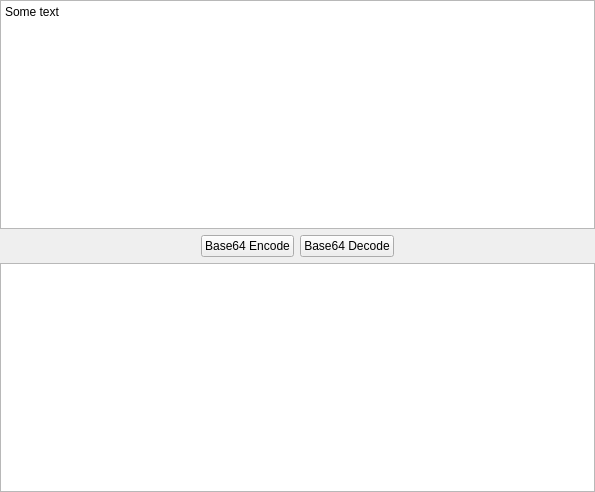
<?xml version="1.0" encoding="UTF-8"?>
<ui version="4.0">
 <class>Base64EncoderWidget</class>
 <widget class="QWidget" name="Base64EncoderWidget">
  <property name="geometry">
   <rect>
    <x>0</x>
    <y>0</y>
    <width>595</width>
    <height>492</height>
   </rect>
  </property>
  <property name="windowTitle">
   <string>Form</string>
  </property>
  <layout class="QVBoxLayout" name="verticalLayout">
   <property name="leftMargin">
    <number>0</number>
   </property>
   <property name="topMargin">
    <number>0</number>
   </property>
   <property name="rightMargin">
    <number>0</number>
   </property>
   <property name="bottomMargin">
    <number>0</number>
   </property>
   <item>
    <widget class="QPlainTextEdit" name="txt_source">
     <property name="plainText">
      <string>Some text</string>
     </property>
    </widget>
   </item>
   <item>
    <widget class="QFrame" name="frame">
     <property name="frameShape">
      <enum>QFrame::NoFrame</enum>
     </property>
     <property name="frameShadow">
      <enum>QFrame::Raised</enum>
     </property>
     <property name="lineWidth">
      <number>0</number>
     </property>
     <layout class="QHBoxLayout" name="horizontalLayout">
      <property name="leftMargin">
       <number>0</number>
      </property>
      <property name="topMargin">
       <number>0</number>
      </property>
      <property name="rightMargin">
       <number>0</number>
      </property>
      <property name="bottomMargin">
       <number>0</number>
      </property>
      <item>
       <spacer name="horizontalSpacer_2">
        <property name="orientation">
         <enum>Qt::Horizontal</enum>
        </property>
        <property name="sizeHint" stdset="0">
         <size>
          <width>40</width>
          <height>20</height>
         </size>
        </property>
       </spacer>
      </item>
      <item>
       <widget class="QPushButton" name="btn_b64_encode">
        <property name="text">
         <string>Base64 Encode</string>
        </property>
       </widget>
      </item>
      <item>
       <widget class="QPushButton" name="btn_b64_decode">
        <property name="text">
         <string>Base64 Decode</string>
        </property>
       </widget>
      </item>
      <item>
       <spacer name="horizontalSpacer">
        <property name="orientation">
         <enum>Qt::Horizontal</enum>
        </property>
        <property name="sizeHint" stdset="0">
         <size>
          <width>40</width>
          <height>20</height>
         </size>
        </property>
       </spacer>
      </item>
     </layout>
    </widget>
   </item>
   <item>
    <widget class="QPlainTextEdit" name="txt_target"/>
   </item>
  </layout>
 </widget>
 <resources/>
 <connections/>
</ui>
